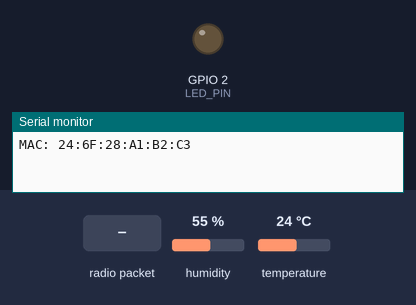
Bench run of a sketch on a simulated ESP32. Parts: output pins drawn as LEDs (lit = HIGH), the last lines printed to the serial monitor. Inputs (shaded band) come from the test bench; at power-on: humidity 55 %, temperature 24 °C.

Above: at 1.2 s.
1.3 s: radio packet "1" arrives
At 5.17 s:
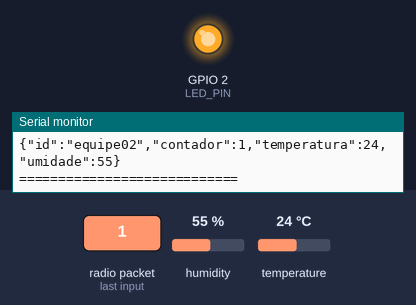
Timing chart, 0 to 16.9 s (numbered marks = the images above; inputs shaded):
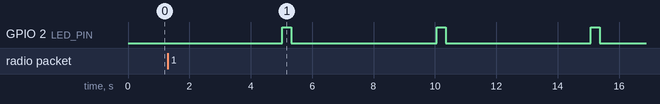

Measured:
- by itself, GPIO 2 (LED_PIN): alternates HIGH for 0.30 s and LOW for 4.7 s

The sketch:

CiberMesh_slave.ino
```cpp
#include <esp_now.h>
#include <WiFi.h>
#include <DHT.h>

// === CONFIGURAÇÕES ===
#define ID "equipe02"
#define DHTPIN 4
#define DHTTYPE DHT11
#define LED_PIN 2
#define INTERVALO_ENVIO_MS 5000

// === VARIÁVEIS GLOBAIS ===
uint8_t broadcastAddress[] = {0xFF, 0xFF, 0xFF, 0xFF, 0xFF, 0xFF};

unsigned long ultimoEnvio = 0;
unsigned long contadorMensagens = 0;

String json;

DHT dht(DHTPIN, DHTTYPE);

// === FUNÇÕES AUXILIARES ===
void piscarLED(int tempo = 50) {
  digitalWrite(LED_PIN, HIGH);
  delay(tempo);
  digitalWrite(LED_PIN, LOW);
}

// === COLETAR E ENVIAR DADOS ===
void montarEEnviarInternos() {
  float temperatura = dht.readTemperature();
  float umidade     = dht.readHumidity();

  contadorMensagens++;

  int t = isnan(temperatura) ? 0 : (int)temperatura;
  int u = isnan(umidade)     ? 0 : (int)umidade;

  json =
    "{"
    "\"id\":\"" + String(ID) + "\","
    "\"contador\":" + String(contadorMensagens) + ","
    "\"temperatura\":" + String(t) + ","
    "\"umidade\":" + String(u) +
    "}";

  esp_now_send(broadcastAddress, (uint8_t*)json.c_str(), json.length() + 1);
  piscarLED(300);
}

// === CALLBACKS ESP-NOW ===
#if ESP_ARDUINO_VERSION_MAJOR >= 3

void OnDataRecv(const esp_now_recv_info_t *info, const uint8_t *incomingData, int len) {
  String jsonRecebido = (char*)incomingData;
  Serial.println("\n=== JSON ESP-NOW RECEBIDO ===");
  Serial.println(jsonRecebido);
  Serial.println("=============================");
}

void OnDataSent(const wifi_tx_info_t *info, esp_now_send_status_t status) {
  Serial.println("\n=== JSON ESP-NOW ENVIADO ===");
  Serial.println(json);
  Serial.println("============================");
}

#else

void OnDataRecv(const uint8_t *mac, const uint8_t *incomingData, int len) {
  String jsonRecebido = (char*)incomingData;
  Serial.println("\n=== JSON ESP-NOW RECEBIDO ===");
  Serial.println(jsonRecebido);
  Serial.println("=============================");
}

void OnDataSent(const uint8_t *mac_addr, esp_now_send_status_t status) {
  Serial.println("\n=== JSON ESP-NOW ENVIADO ===");
  Serial.println(json);
  Serial.println("============================");
}

#endif

// === SETUP ===
void setup() {
  Serial.begin(115200);
  pinMode(LED_PIN, OUTPUT);
  dht.begin();

  // ESP-NOW exige o rádio em modo STA, mas não precisa conectar a nenhum AP
  WiFi.mode(WIFI_STA);
  WiFi.disconnect();

  Serial.print("MAC: ");
  Serial.println(WiFi.macAddress());

  if (esp_now_init() != ESP_OK) {
    Serial.println("Erro ao iniciar ESP-NOW");
    return;
  }

  esp_now_register_send_cb(OnDataSent);
  esp_now_register_recv_cb(OnDataRecv);

  esp_now_peer_info_t peerInfo = {};
  memcpy(peerInfo.peer_addr, broadcastAddress, 6);
  peerInfo.channel = 0;
  peerInfo.encrypt = false;

  if (esp_now_add_peer(&peerInfo) != ESP_OK) {
    Serial.println("Erro ao adicionar peer");
  }

  ultimoEnvio = millis();
}

// === LOOP PRINCIPAL ===
void loop() {
  unsigned long agora = millis();

  if (agora - ultimoEnvio >= INTERVALO_ENVIO_MS) {
    montarEEnviarInternos();
    ultimoEnvio = agora;
  }

  delay(100);
}
```
